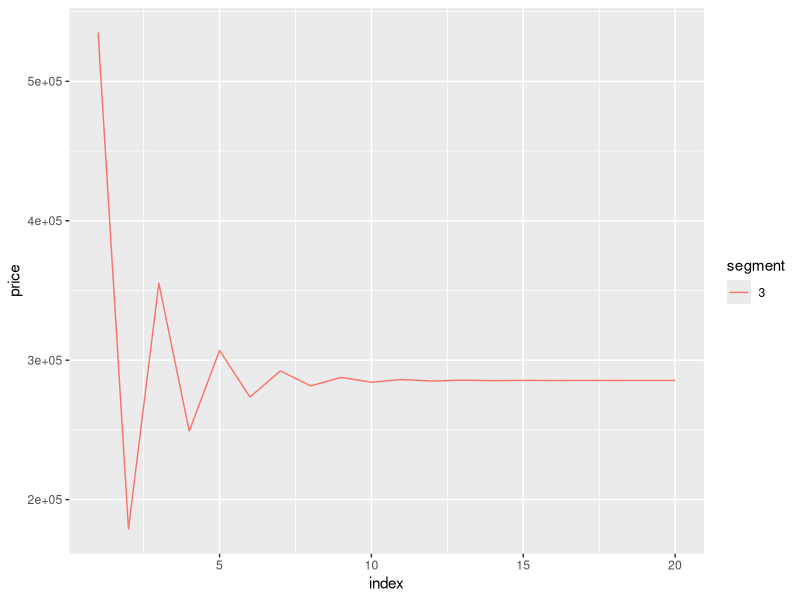

Reproduce this figure in R.
## ---- chunk 1
rm(list = ls())
knitr::opts_chunk$set(echo = TRUE)
library(tidyverse)
## ---- chunk 2
# load data
my_data <- read_csv("data/clean_transformed_data_07_20.csv")
head(my_data)
data.sim <- my_data %>% mutate(y = case_when(y=="No" ~ 0, y=="Yes"~1)) %>%
  rename(x1 = Cluster, x2 = Price, x3 = Loan, x4 = Cost, x5 = Age, x6= Rating) %>% mutate(x1 = as.factor(x1)) %>%
  slice_min(x2, n = nrow(my_data)-2)
my_data %>% group_by(Cluster) %>% summarise(n = n(), mean = mean(Price), max = max(Loan), min = min(Price), median = median(Price))
## ---- chunk 3
segment1 <- "3"
(B <- data.sim %>% pull(x3) %>% sum())
data.sim <- data.sim %>% filter(x1 == segment1)
#glm.segment1.fit <- glm(y~x1 + x2 + x3 + I(x1*x2) + 
#I(x1*x3), data = data.segment1, family = binomial)
glm.segment1.fit <- glm(y~x2 + x5 + x6, data = data.sim, family = binomial)
summary(glm.segment1.fit)
## ---- chunk 4
seg1.intercept <- ((glm.segment1.fit)$coefficients)[[1]]
coef2 <- ((glm.segment1.fit)$coefficients)[[2]]
coef3 <- 0#((glm.segment1.fit)$coefficients)[[3]]
coef4 <- ((glm.segment1.fit)$coefficients)[[3]]
coef5 <- ((glm.segment1.fit)$coefficients)[[4]]
#seg2.intercept <- seg1.intercept +  ((glm.segment1.fit)$coefficients)[[2]]
#seg3.intercept <- seg1.intercept +  ((glm.segment1.fit)$coefficients)[[3]]
#price.coef <- ((glm.segment1.fit)$coefficients)[[4]]
## ---- chunk 5
# get the predictions
segment1.pred.probs <- predict(glm.segment1.fit, type = "response")
data.sim <- data.sim %>% 
  mutate(pred.probs = segment1.pred.probs, 
         pred.y = as.factor(ifelse(pred.probs > 0.5, 's', 'f')))
head(data.sim)
## ---- chunk 6
table(data.sim$pred.y, data.sim$y)
## ---- chunk 7
# Compute the total amount available for disbursement
#(B <- data.sim %>% filter(x1==segment1) %>% pull(x3) %>% mean()) # this will now be the average loan amount.0
## ---- chunk 8
# Initialize the price variables for the three segments:
init.price <- 0#mean((data.sim %>% filter(x1==segment1))$x2)
init.loan <- mean((data.sim %>% filter(x1==segment1))$x3)
init.age <- mean((data.sim %>% filter(x1==segment1))$x5)
init.rating <- mean((data.sim %>% filter(x1==segment1))$x6)
#x23 <- mean((data.sim %>% filter(x1=="s3"))$x2)
#x31 <- mean((data.sim %>% filter(x1=="s1"))$x3)
#x32 <- mean((data.sim %>% filter(x1=="s2"))$x3)
#x33 <- mean((data.sim %>% filter(x1=="s3"))$x3)
# Initialize the lambda
lambda <- 0.4
## ---- chunk 9
K <- 20
loan_amount_vector <- c(B)
booking_cost <- mean((data.sim %>% filter(x1==segment1))$x4)
variables_vector <- c(1, init.price, init.loan, init.age, init.rating)
coefficients_vector <- c(seg1.intercept, coef2, coef3, coef4, coef5)
## ---- chunk 10
INTR_INDEX = 1
PRICE_INDEX = 2
LAMT_INDEX = 3
## ---- chunk 11

# Function to compute the exponent of the linear form:
compute_exp_lin_form <- function(variables_vector, coefficients_vector){
  # compute the linear form
  ln.form <- variables_vector*coefficients_vector
  return(exp(-sum(ln.form)))
}

# Unit test
print(compute_exp_lin_form(variables_vector, coefficients_vector))
## ---- chunk 12
# Function to compute the estimated predicted probabilities:
compute_sigma_hat <- function(variables_vector, coefficients_vector){
  # compute the linear form
  ln.form <- variables_vector*coefficients_vector
  return <- (1 + compute_exp_lin_form(variables_vector, coefficients_vector) )^(-1)
}
# Unit test
print(compute_sigma_hat(variables_vector, coefficients_vector))
## ---- chunk 13
# Function to compute the 1st partial derivative of f w.r.t. the price: (15)
compute_first_pd_of_f <- function(booking_cost, variables_vector, coefficients_vector){
  # first compute sigma of z-k using (1)
  price_coefficient  = coefficients_vector[PRICE_INDEX] # it's assumed this is in the third place
  lin_form <- compute_exp_lin_form(variables_vector, coefficients_vector)
  sigma_value <- compute_sigma_hat(variables_vector, coefficients_vector)
  # Implement the equation corresponding to (15)
  return_value <- (price_coefficient*lin_form*(sigma_value^2)*
                     (variables_vector[PRICE_INDEX] - booking_cost)) + sigma_value
  #print(variables_vector)
  #print(paste("New First PD of f in CFPDF: ", return_value))
  return(return_value)
}
compute_first_pd_of_f(booking_cost, variables_vector, coefficients_vector)
## ---- chunk 14
# Function to compute the 2nd partial derivative of f w.r.t. the price: (16)
compute_second_pd_of_f <- function(booking_cost, variables_vector, coefficients_vector){
  # first compute sigma of z-k using (1)
  price_coefficient  = coefficients_vector[PRICE_INDEX] # it's assumed this is in the third place
  lin_form <- compute_exp_lin_form(variables_vector, coefficients_vector)
  sigma_value <- compute_sigma_hat(variables_vector, coefficients_vector)
  # Implement the equation corresponding to (16)
  first_half <- ( ((-price_coefficient^2)*lin_form*sigma_value^2) + 
                    (2*(price_coefficient^2)*(lin_form^2)*(sigma_value^3)) 
                  )*(variables_vector[PRICE_INDEX] - booking_cost)
  second_half <- (price_coefficient*lin_form*sigma_value^2
                  )+(price_coefficient*lin_form*(sigma_value^2))

  return_value <- first_half + second_half
  #print(paste("New Second PD of f in CSPDF: ", return_value))
  return(return_value)
}

# Function to compute the 1st partial derivative of c w.r.t. the price: (17)
compute_first_pd_of_c <- function(loan_amount_vector, variables_vector, 
                                  coefficients_vector){
  # Note: Loan amount will now simply contain a single item.
  # first compute sigma of z-k using (1)
  price_coefficient  = coefficients_vector[PRICE_INDEX] # it's assumed this is in the third place
  # first do for segment 1
  var_vec1 = variables_vector
  lin_f1 <- compute_exp_lin_form(var_vec1, coefficients_vector)
  sigma_v1 <- compute_sigma_hat(var_vec1, coefficients_vector)
  seg <- (price_coefficient*lin_f1*(sigma_v1)^2)*loan_amount_vector[1]
  
  return_value <- seg
  #print(paste("New PD of C in CFPDC: ", return_value))
  return(return_value)
}

# Function to compute the 1st partial derivative of c w.r.t. the price: (17)
compute_second_pd_of_c <- function(loan_amount_vector, variables_vector, 
                                  coefficients_vector){
  # first compute sigma of z-k using (1)
  price_coefficient  = coefficients_vector[PRICE_INDEX] # it's assumed this is in the third place
  # first do for segment 1
  var_vec1 = variables_vector
  lin_f1 <- compute_exp_lin_form(var_vec1, coefficients_vector)
  sigma_v1 <- compute_sigma_hat(var_vec1, coefficients_vector)
  seg <- (
    (-price_coefficient^2)*lin_f1*(sigma_v1)^2)*loan_amount_vector[1] + 
    ( 2*(price_coefficient^2)*(lin_f1^2)*(sigma_v1^2)*loan_amount_vector[1]  )
  return_value <- seg
  #print(paste("New PD of C in CFPDC: ", return_value))
  return(return_value)
}

compute_c <- function(loan_amount_vector, variables_vector, coefficients_vector, B){
  # first compute sigma of z-k using (1)
  price_coefficient  = coefficients_vector[PRICE_INDEX] # it's assumed this is in the third place
  # first do for segment 1
  var_vec1 = variables_vector
  sigma_v1 <- compute_sigma_hat(var_vec1, coefficients_vector)
  seg <- (sigma_v1)*loan_amount_vector[1]
  
  # Implement the equation corresponding to (15)
  return_value <- seg
  #print(variables_vector)
  #print(paste("Computed C in CC: ", return_value))
  return(return_value)
}
## ---- chunk 15
# Function to compute the new lambda
compute_new_lambda <- function(loan_amount_vector, booking_cost, 
                               variables_vector, coefficients_vector, B){
  price_var = variables_vector[PRICE_INDEX]
  first_half = ( 
    compute_first_pd_of_f(
    booking_cost, variables_vector,coefficients_vector
    ) )/compute_first_pd_of_c(loan_amount_vector, variables_vector, coefficients_vector)
  second_half = ( 
    ( 
      compute_second_pd_of_f(
      booking_cost, variables_vector, coefficients_vector
      ) - compute_second_pd_of_c(loan_amount_vector, variables_vector, coefficients_vector) 
    )*compute_c(
        loan_amount_vector, variables_vector, coefficients_vector, B
        ) )/( 
          compute_first_pd_of_c(loan_amount_vector, variables_vector, coefficients_vector
                                )^2)
  return_value = first_half - second_half
  #print(paste("New Lambda in CNL: ", return_value))
  return(return_value)
}
# Function to compute the new price
compute_new_price <- function(
  lambda, loan_amount_vector, booking_cost, variables_vector, coefficients_vector
  ){
  price_var = variables_vector[PRICE_INDEX]
  first_half=( 
  lambda*compute_first_pd_of_c(loan_amount_vector, variables_vector, coefficients_vector) 
    ) - compute_first_pd_of_f(booking_cost, variables_vector, coefficients_vector)
  #print(paste("First Half in CNP: ", first_half))
  second_half=compute_second_pd_of_f(booking_cost, variables_vector, coefficients_vector) - 
    (lambda * compute_second_pd_of_c(loan_amount_vector, variables_vector, 
                                  coefficients_vector) )
  #print(paste("Second Half in CNP: ", second_half))
  return_value = (first_half/second_half) #+ price_var
  #print(variables_vector)
  #print(paste("New Price in CNP: ", return_value))
  return(return_value)
}

# Function to check if the minimum has been achieved: (11)
check_convergence <- function(new_price, lambda, loan_amount_vector, booking_cost, variables_vector, coefficients_vector){
  price_var = variables_vector[PRICE_INDEX]
  first_half = - ( 
  lambda*compute_first_pd_of_c(loan_amount_vector, variables_vector, coefficients_vector) 
    ) + compute_first_pd_of_f(booking_cost, variables_vector, coefficients_vector)
  #print(paste("First Half in CNP: ", first_half))
  second_half=compute_second_pd_of_f(booking_cost, variables_vector, coefficients_vector) - 
    (lambda * compute_second_pd_of_c(loan_amount_vector, variables_vector, 
                                  coefficients_vector) )
  #print(paste("Second Half in CNP: ", second_half)
  return_value = (first_half) + (new_price-price_var)*second_half
  return(return_value)
}
## ---- chunk 16
# Loop to obtain the new values
data_values_s1 <- data.frame(index = c(1), lambda = c(1), price = c(1), conv = c(1), secp = c(1))
#data_values_s2 <- data.frame(index = c(1), lambda = c(1), price = c(1), conv = c(1), secp = c(1))
#data_values_s3 <- data.frame(index = c(1), lambda = c(1), price = c(1), conv = c(1), secp = c(1))

for (k in 1:K){
    
    new_lambda <- compute_new_lambda(loan_amount_vector, booking_cost, 
                                 variables_vector, coefficients_vector, B)
    new_x_value <- compute_new_price(new_lambda, loan_amount_vector, booking_cost, variables_vector, coefficients_vector)
    conv_value <- check_convergence(new_x_value, lambda, loan_amount_vector, booking_cost, variables_vector, coefficients_vector)
    sec_p_of_f <- compute_second_pd_of_f(booking_cost, variables_vector, coefficients_vector)
    # update the vectors
    variables_vector[PRICE_INDEX] <- new_x_value;
    data_values_s1[k, ] <- c(k, new_lambda, new_x_value, abs(conv_value), sec_p_of_f)
}
## ---- chunk 17
data_values_s1 <- data_values_s1 %>% mutate(segment = factor(rep(segment1, K)))
data_values_s1
write_csv(data_values_s1, file = "data/opttimized_segment_S3_data_07_20.csv")
#data_values_s2 <- data_values_s2 %>% mutate(segment = factor(rep(2, K)))
#data_values_s3 <- data_values_s3 %>% mutate(segment = factor(rep(3, K)))
#head(data_values_s1)
## ---- chunk 18
#library(ggplot2)
ggplot(data = data_values_s1) + geom_line(aes(x = index, y = price, color = segment)) 
## ---- chunk 19
#ggplot(data = merged_data_values) + geom_line(aes(x = index, y = lambda, color = segment))
## ---- chunk 20
#ggplot(data = merged_data_values) + geom_line(aes(x = index, y = secp, color = segment))
